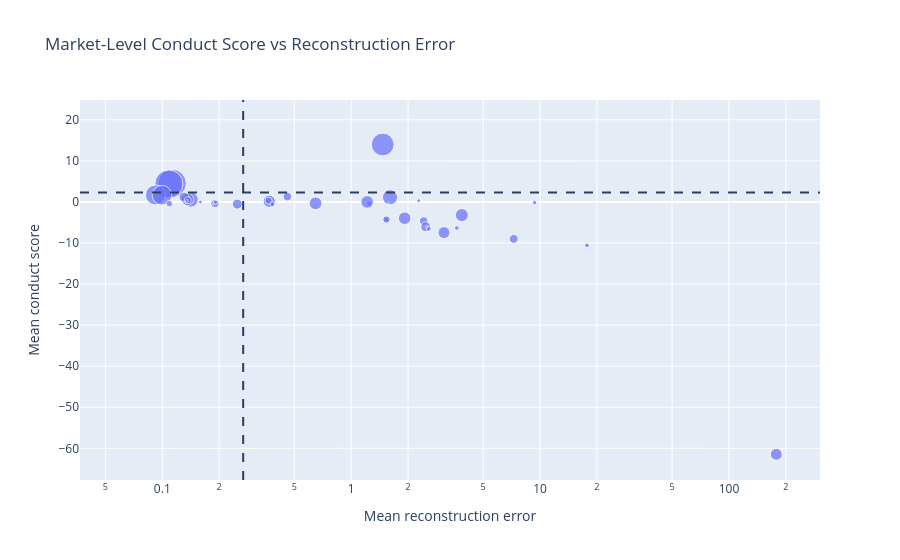

This figure's notebook cell:
### Code cell
fig = px.scatter(
    market_metrics,
    x="mean_recon",
    y="mean_score",
    size="pct_score95_in_manifold",
    hover_name="market_id",
    hover_data=[
        "pct_score95",
        "pct_score95_in_manifold",
        "longest_run_score95",
        "screen_index"
    ],
    title="Market-Level Conduct Score vs Reconstruction Error"
)

# log scale fixes the extreme skew
fig.update_xaxes(type="log")
fig.add_vline(x=recon_tau95, line_dash="dash")
fig.add_hline(y=tau95, line_dash="dash")

fig.update_layout(
    xaxis_title="Mean reconstruction error",
    yaxis_title="Mean conduct score"
)

fig.show()

### Figure 1 — Plotly figure (JSON) as saved in the notebook; plotly's stock layout.template omitted (floating-point values rounded to 4 significant figures; data arrays with more than 128 entries replaced by an {"elided": "..."} marker saying what was removed)
{"data": [{"customdata": {"elided": "150x4 float values"}, "hovertemplate": "<b>%{hovertext}</b><br><br>mean_recon=%{x}<br>mean_score=%{y}<br>pct_score95_in_manifold=%{customdata[1]}<br>pct_score95=%{customdata[0]}<br>longest_run_score95=%{customdata[2]}<br>screen_index=%{customdata[3]}<extra></extra>", "hovertext": {"elided": "150 str values"}, "legendgroup": "", "marker": {"color": "#636efa", "size": {"elided": "150 float values"}, "sizemode": "area", "sizeref": 0.00165, "symbol": "circle"}, "mode": "markers", "name": "", "orientation": "v", "showlegend": false, "type": "scatter", "x": {"elided": "150 float values"}, "xaxis": "x", "y": {"elided": "150 float values"}, "yaxis": "y"}], "layout": {"legend": {"itemsizing": "constant", "tracegroupgap": 0}, "shapes": [{"line": {"dash": "dash"}, "type": "line", "x0": 0.2681, "x1": 0.2681, "xref": "x", "y0": 0, "y1": 1, "yref": "y domain"}, {"line": {"dash": "dash"}, "type": "line", "x0": 0, "x1": 1, "xref": "x domain", "y0": 2.268, "y1": 2.268, "yref": "y"}], "title": {"text": "Market-Level Conduct Score vs Reconstruction Error"}, "xaxis": {"anchor": "y", "domain": [0, 1], "title": {"text": "Mean reconstruction error"}, "type": "log"}, "yaxis": {"anchor": "x", "domain": [0, 1], "title": {"text": "Mean conduct score"}}}}
